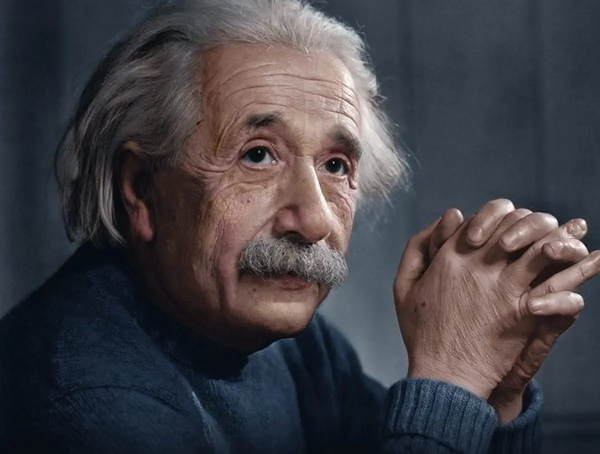
#> input picture Lab/Lab_4/sample.png, 1200 x 908 px (shown at 1/2 size)
$ python Task4.py
#> lines starting #> are read from the running program, lines starting #| are printed output that depends on the picture; after the words box and inside, x2 and y2 are one past the last pixel; in counts of white or black regions, pixels touching at a corner belong together
import cv2 as cv
import numpy as np
import copy

image=cv.imread('sample.png',0)
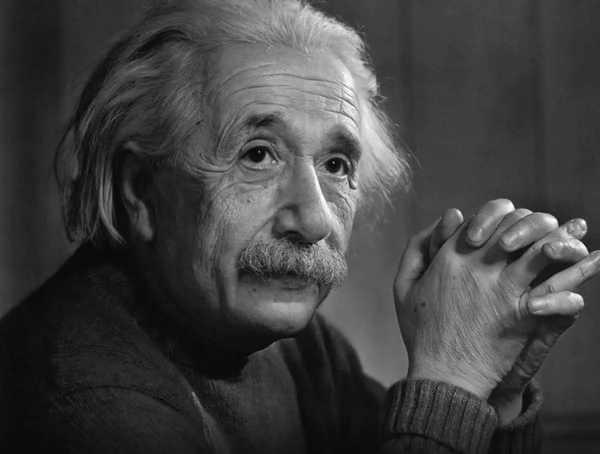
#> image: shape (908, 1200) (shown at 1/2 size); min 0, max 255, mean 65
image= cv.resize(image,(int(600),int(500)))
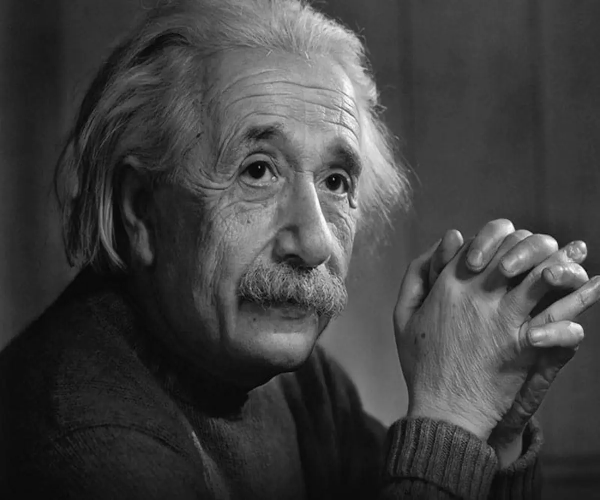
#> image: shape (500, 600); min 4, max 253, mean 64.9
cv.imshow('Original Image',image)
image2=copy.copy(image)
for i in range(500):
    for j in range(600):
        if image[i][j]>100 and image[i][j]<200:
            image2[i][j]=210
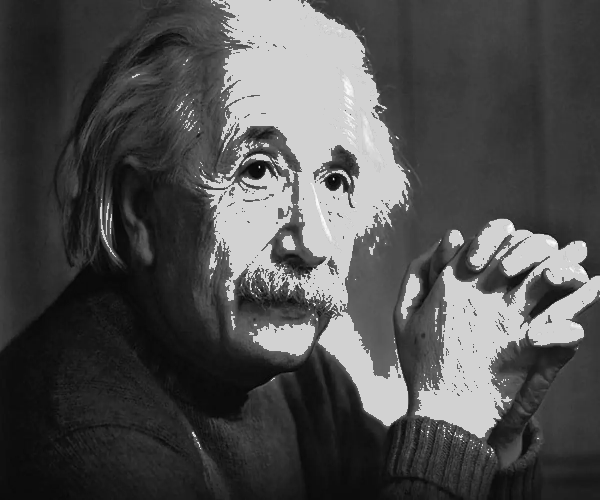
#> image2: shape (500, 600); 18.57% of pixels changed, all inside (x1, y1, x2, y2) = (100, 0, 600, 457)
cv.imshow('Sliced  Image',image2)
cv.waitKey()
